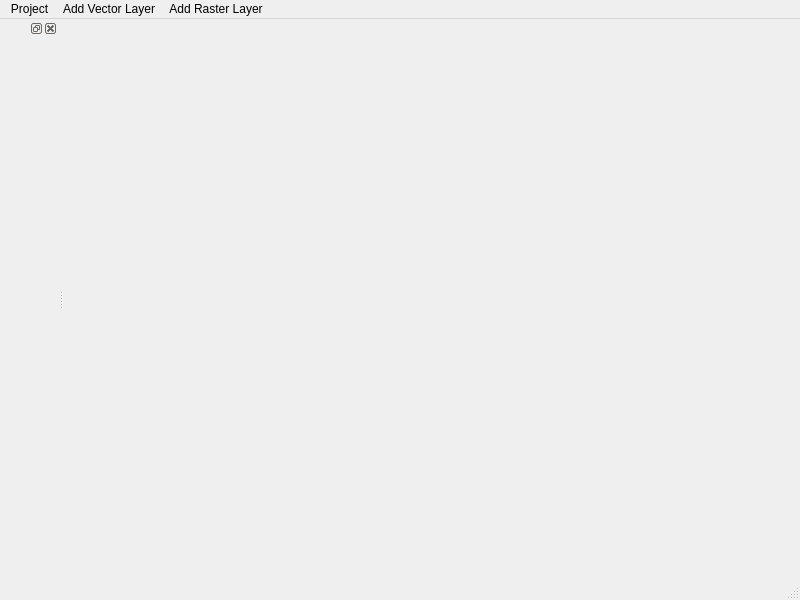
<?xml version="1.0" encoding="UTF-8"?>
<ui version="4.0">
 <class>MainWindow</class>
 <widget class="QMainWindow" name="MainWindow">
  <property name="geometry">
   <rect>
    <x>0</x>
    <y>0</y>
    <width>800</width>
    <height>600</height>
   </rect>
  </property>
  <property name="windowTitle">
   <string>MainWindow</string>
  </property>
  <property name="windowIcon">
   <iconset resource="../res/res.qrc">
    <normaloff>:/ico/qgis.ico</normaloff>:/ico/qgis.ico</iconset>
  </property>
  <widget class="QWidget" name="centralwidget">
   <layout class="QVBoxLayout" name="verticalLayout">
    <item>
     <widget class="QWidget" name="mapcanvasWidget" native="true"/>
    </item>
   </layout>
  </widget>
  <widget class="QMenuBar" name="menubar">
   <property name="geometry">
    <rect>
     <x>0</x>
     <y>0</y>
     <width>800</width>
     <height>28</height>
    </rect>
   </property>
   <widget class="QMenu" name="menuProject">
    <property name="title">
     <string>Project</string>
    </property>
    <addaction name="actionNew"/>
    <addaction name="actionOpen"/>
    <addaction name="actionSave"/>
    <addaction name="actionClose"/>
   </widget>
   <widget class="QMenu" name="menuAdd_Vector_Layer">
    <property name="title">
     <string>Add Vector Layer</string>
    </property>
    <addaction name="actionOGR_data_provider_ogr"/>
    <addaction name="actionOGR_data_provider_ogr_Directory"/>
    <addaction name="actionGPX_data_provider_gpx"/>
    <addaction name="actionDelimited_text_file_provider_delimitedtext"/>
    <addaction name="actionSpatiaLite_data_provider_spatialite"/>
    <addaction name="actionMemory_data_provider_memory"/>
    <addaction name="actionWFS_web_feature_service_data_provider_wfs"/>
   </widget>
   <widget class="QMenu" name="menuAdd_Raster_Layer">
    <property name="title">
     <string>Add Raster Layer</string>
    </property>
    <addaction name="actionGDAL_data_provider_gdal"/>
    <addaction name="actionWMS_data_provider_wms"/>
   </widget>
   <addaction name="menuProject"/>
   <addaction name="menuAdd_Vector_Layer"/>
   <addaction name="menuAdd_Raster_Layer"/>
  </widget>
  <widget class="QStatusBar" name="statusbar"/>
  <widget class="QDockWidget" name="dockWidget">
   <attribute name="dockWidgetArea">
    <number>1</number>
   </attribute>
   <widget class="QWidget" name="layerTreeDockWidget"/>
  </widget>
  <action name="actionNew">
   <property name="text">
    <string>New</string>
   </property>
  </action>
  <action name="actionOpen">
   <property name="text">
    <string>Open</string>
   </property>
  </action>
  <action name="actionClose">
   <property name="text">
    <string>Quit</string>
   </property>
  </action>
  <action name="actionSave">
   <property name="text">
    <string>Save</string>
   </property>
  </action>
  <action name="actionGPX_data_provider_gpx">
   <property name="text">
    <string>GPX data provider(gpx)</string>
   </property>
  </action>
  <action name="actionDelimited_text_file_provider_delimitedtext">
   <property name="text">
    <string>Delimited text file provider(delimitedtext)</string>
   </property>
  </action>
  <action name="actionSpatiaLite_data_provider_spatialite">
   <property name="text">
    <string>SpatiaLite data provider(spatialite)</string>
   </property>
  </action>
  <action name="actionMemory_data_provider_memory">
   <property name="text">
    <string>Memory data provider(memory)</string>
   </property>
  </action>
  <action name="actionWFS_web_feature_service_data_provider_wfs">
   <property name="text">
    <string>WFS(web feature service) data provider(wfs)</string>
   </property>
  </action>
  <action name="actionOGR_data_provider_ogr">
   <property name="text">
    <string>OGR data provider(ogr) | File</string>
   </property>
  </action>
  <action name="actionOGR_data_provider_ogr_Directory">
   <property name="text">
    <string>OGR data provider(ogr) | Directory</string>
   </property>
  </action>
  <action name="actionGDAL_data_provider_gdal">
   <property name="text">
    <string>GDAL data provider(gdal)</string>
   </property>
  </action>
  <action name="actionWMS_data_provider_wms">
   <property name="text">
    <string>WMS data provider(wms)</string>
   </property>
  </action>
  <action name="actionGeoPackage">
   <property name="text">
    <string>OGR data provider(ogr) | GeoPackage</string>
   </property>
  </action>
 </widget>
 <resources>
  <include location="../res/res.qrc"/>
 </resources>
 <connections/>
</ui>
